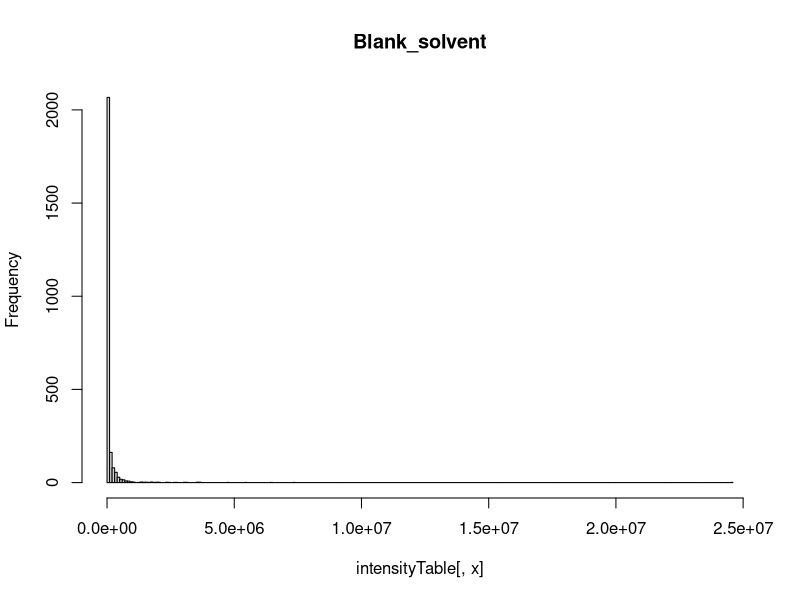
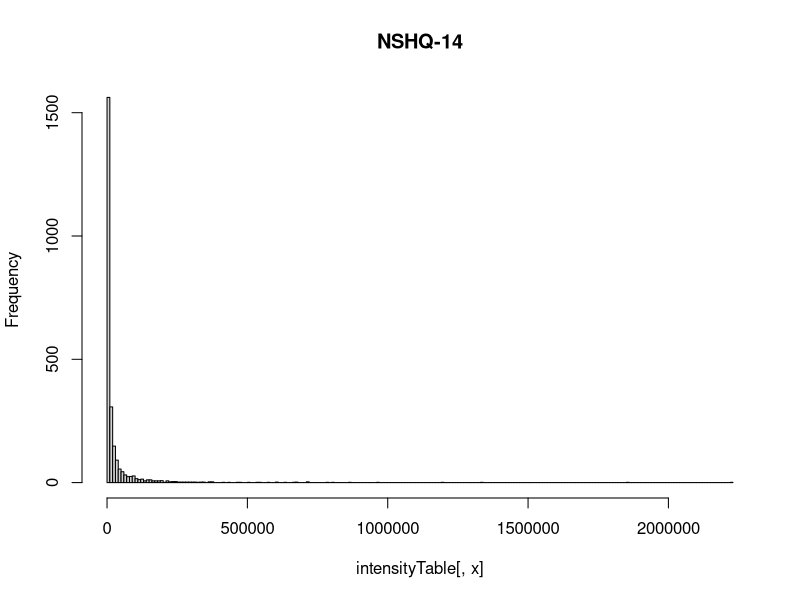
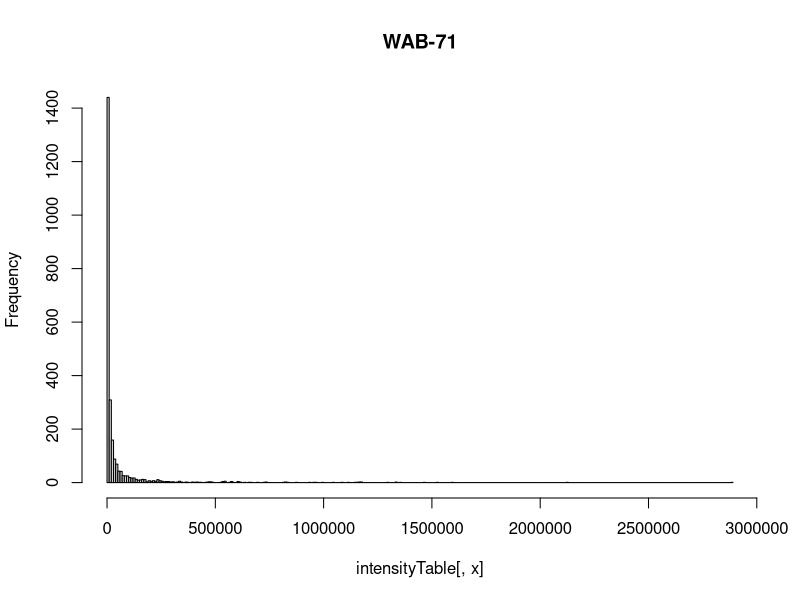
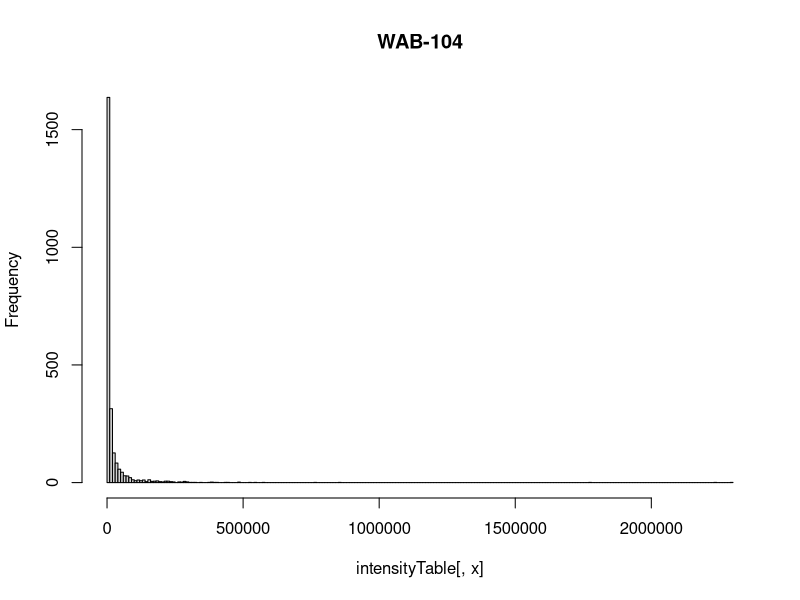
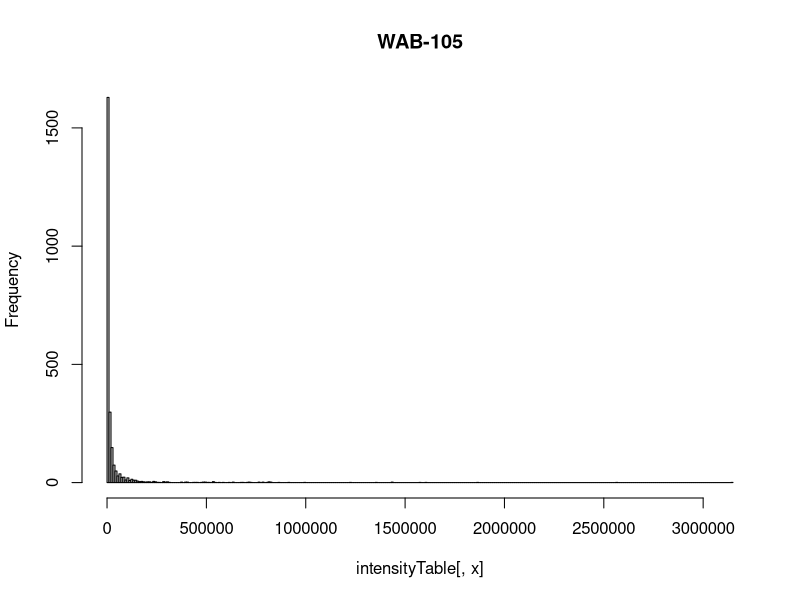
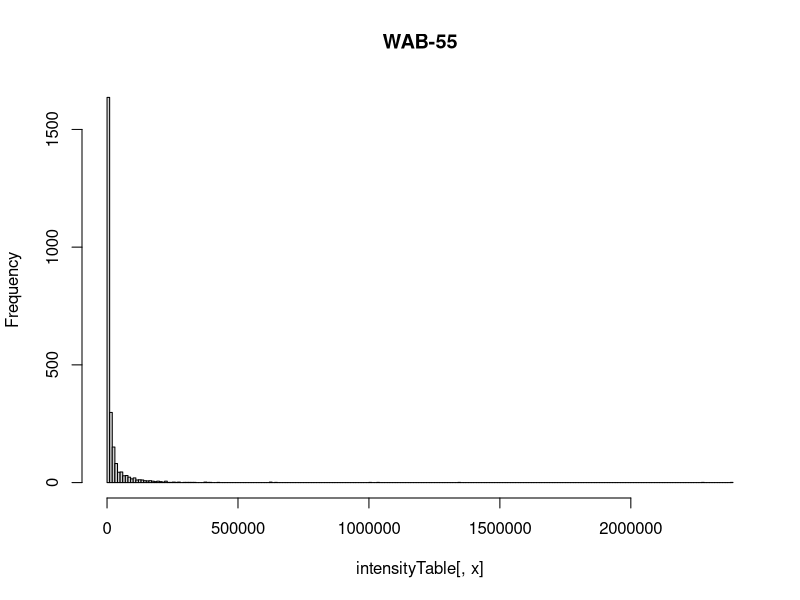
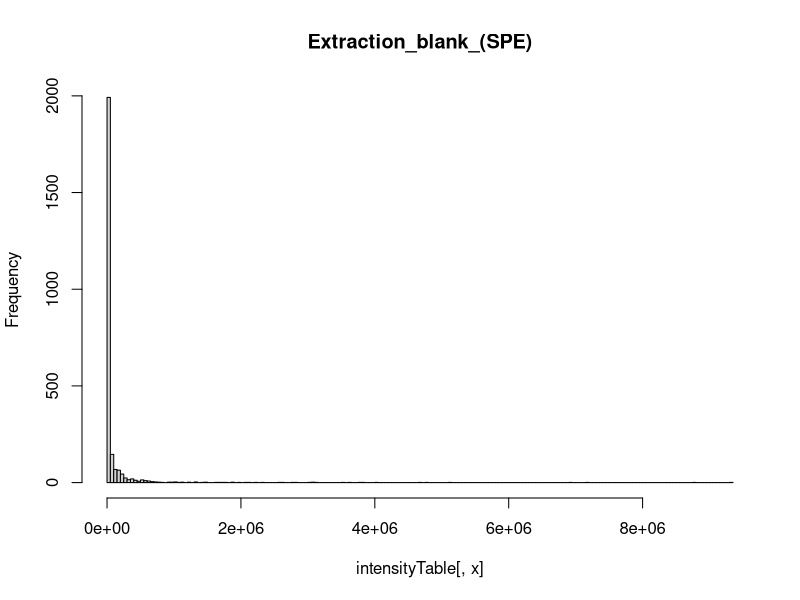
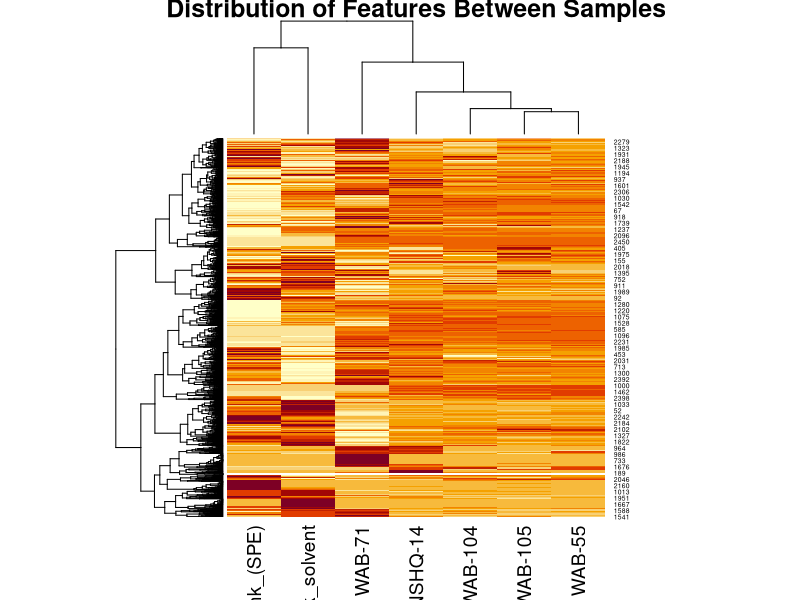

Source code (R) for these figures, in order: (Note: this script raises an error after producing the figures.)
## ---- chunk 1
library(dplyr)
library(here)
library(corrplot)
## ---- chunk 2
omanFT <- read.csv(here("data/2018-11-22/OM17 compound_measurements_10k_blanks.csv"), 
            header = T, 
            skip = 4)
metadata <- read.table(here("data/2018-11-22/metadata.txt"), 
         header = T, sep = " ", stringsAsFactors = F)
metadata <- metadata[-nrow(metadata),]
metadata$Sample_Name <- metadata$Sample_Name %>% sub(":", "", .)

dataCols <- list()
for(i in 1:nrow(metadata)) {
    dataCols[[i]] <- grep(metadata$Sample_Name[i],colnames(omanFT))[1]
}
colnames(omanFT)[c(2,5)] <- c("Neutral_Mass", "Retention_Time")
omanFT$Retention_Time <- omanFT$Retention_Time * 60

## consider
omanFT <- omanFT[,c(2,5, unlist(dataCols))]
dataCols <- grep("XS1", colnames(omanFT))
colnames(omanFT)[dataCols] <- metadata$Sample_Type[which(metadata$Sample_Name %in% 
                                                           colnames(omanFT)[dataCols])]

rm(i)
## ---- chunk 3
intensityTable <- omanFT[,dataCols]

x <- sapply(1:ncol(intensityTable), function(x) {
    hist(intensityTable[,x], main = colnames(intensityTable)[x], breaks = 250)  
}) 
omanFT[,dataCols] <- log1p(intensityTable)
rm(x, intensityTable)
## ---- chunk 4
heat <- omanFT[,dataCols]

blankCols <- grep("blank", colnames(heat), ignore.case = T)

name <- c("Count")
solvent <- heat[,blankCols[1]] > 0
spe <- heat[,blankCols[2]] > 0
overlap <- solvent | spe
knitr::kable(data.frame(Blank = name, Solvent = sum(solvent), SPE = sum(spe), 
                        Overlap = sum(overlap), Total = length(spe)))
heatmap(as.matrix(heat), main = "Distribution of Features Between Samples")
rm(solvent, spe, overlap, name)
## ---- chunk 5
blankData <- heat[,blankCols]
sampleData <- heat[,-blankCols]
double <- log1p(2)

doubleCheck <- list()
for(i in seq_along(blankCols)) {
    #minVal <- min(blankData[,i][blankData[,i] > 0])
    #x <- blankData[,i][blankData[,i] == 0] <- minVal
    
    foldChange <- apply(sampleData, 2, function(x) {
        y <- x/blankData[,i]
        infIndex <- is.infinite(y)
        y[is.nan(y)] <- 0
        
        if(length(infIndex) > 0) {
            y[infIndex] <- max(y[!infIndex])    
        }
        y
        
    }) %>% apply(1, max)
    
    hist(log(foldChange), breaks = 100, 
         main = paste(colnames(blankData)[i], "Features Under Median Sample Intensity"))
    abline(v = double, lty = 2)
    
    doubleCheck[[i]] <- foldChange > double
}
## ---- chunk 6
message("Difference in Retained Features Between Approaches: ", 2089 - 1242)
solvent <- !doubleCheck[[1]]
spe <- !doubleCheck[[2]]
overlap <- solvent | spe
name <- c("Count")
knitr::kable(data.frame(Blank = name, Solvent = sum(solvent), SPE = sum(spe), 
                        Overlap = sum(overlap), Total = length(spe)))


omanFT <- omanFT[!overlap,]
rm(list=setdiff(ls(), c("omanFT", "metadata", "dataCols")))
## ---- chunk 7
heatmap(as.matrix(omanFT[,dataCols]), main = "Feature Distribution After QA")
omanFT <- omanFT[,!grepl("blank", colnames(omanFT), ignore.case = T)]
## ---- chunk 8
write.table(omanFT, 
            file = here("data/2018-11-23/QA_oman_feature_table.txt"),
            row.names = F)

omanFT[,3:7] %>% apply(2, function(col) {sum(col == 0)/length(col)})

omanFT[,3:7] %>% as.matrix() %>% t() %>% cor() %>% corrplot()
